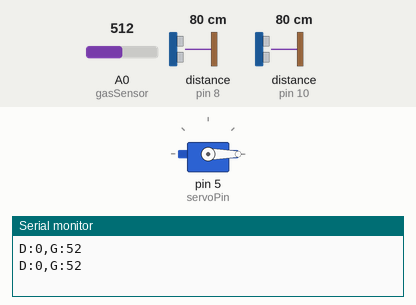
The sketch below on a simulated Arduino Uno, built with avr-gcc and run on an emulated ATmega328P. On the bench: servo, the last lines printed to the serial monitor. Wiring (inferred from the names in the program): 2 × ultrasonic range finder: trigger pin 7, echo pin 8 / trigger pin 9, echo pin 10. The inputs (shaded band) are chosen by the test bench; at power-on: distance to the obstacle (sensors on pin 8, pin 10) 80 cm, A0 (gasSensor) = 512. The echo pulse lasts 58.3 µs per cm.

Above: at 1.2 s.
1.3 s: distance to the obstacle (sensor on pin 8) set to 13 cm
3.2 s: distance to the obstacle (sensor on pin 8) set to 10 cm
At 5.1 s:
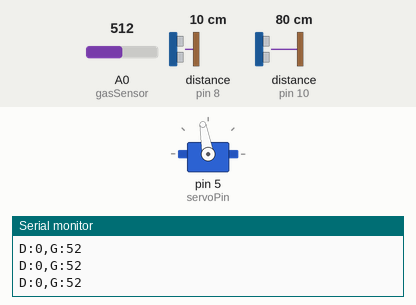
Timing chart, 0 to 11.5 s (numbered marks = the images above; inputs shaded):
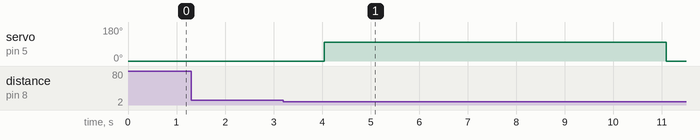

The sketch:

Arduino_code.ino
```cpp
#include <Servo.h>

// -------- First Ultrasonic (Dustbin Level) --------
#define trigPin 9
#define echoPin 10

// -------- Second Ultrasonic (Lid Open Sensor) --------
#define trigPin2 7
#define echoPin2 8

#define servoPin 5
#define gasSensor A0

bool lidOpen = false;
bool waitingForRemove = false;
unsigned long openTime = 0;

Servo myServo;

long duration;
int distance;

long duration2;
int distance2;

int gasValue;

int dustbinHeight = 28;

void setup() {

  Serial.begin(9600);

  pinMode(trigPin, OUTPUT);
  pinMode(echoPin, INPUT);

  pinMode(trigPin2, OUTPUT);
  pinMode(echoPin2, INPUT);

  myServo.attach(servoPin);

  myServo.write(0);

}

void loop() {

  // -------- Dustbin Level Ultrasonic --------

  digitalWrite(trigPin, LOW);
  delayMicroseconds(2);

  digitalWrite(trigPin, HIGH);
  delayMicroseconds(10);

  digitalWrite(trigPin, LOW);

  duration = pulseIn(echoPin, HIGH, 30000);

  distance = duration * 0.034 / 2;

  if(distance <= 0 || distance > dustbinHeight){
    distance = dustbinHeight;
  }

  int dustbinPercent = map(distance, dustbinHeight, 0, 0, 100);

  dustbinPercent = constrain(dustbinPercent, 0, 100);


  // -------- Gas Sensor --------

  gasValue = analogRead(gasSensor);
  gasValue = analogRead(gasSensor);

  int gasPercent = map(gasValue, 200, 800, 0, 100);

  gasPercent = constrain(gasPercent, 0, 100);


  // -------- Lid Open Ultrasonic (7,8) --------

  digitalWrite(trigPin2, LOW);
  delayMicroseconds(2);

  digitalWrite(trigPin2, HIGH);
  delayMicroseconds(10);

  digitalWrite(trigPin2, LOW);

  duration2 = pulseIn(echoPin2, HIGH);

  distance2 = duration2 * 0.034 / 2;


// -------- Servo Control --------

// Open only once
if(distance2 <= 10 && lidOpen == false && waitingForRemove == false)
{
    myServo.write(100);        // open
    lidOpen = true;
    openTime = millis();
}

// Close after 7 seconds
if(lidOpen == true && millis() - openTime >= 7000)
{
    myServo.write(0);         // close
    lidOpen = false;
    waitingForRemove = true;  // wait until hand removed
}

// Reset when hand removed
if(distance2 > 10 && waitingForRemove == true)
{
    waitingForRemove = false;
}

  // -------- Send Data --------

  Serial.print("D:");
  Serial.print(dustbinPercent);

  Serial.print(",G:");
  Serial.println(gasPercent);


  delay(1000);


}
```

Measured:
- the behaviour switches between 12 and 11 cm on distance to the obstacle (sensor on pin 8) (found by bisection; images 0 and 1)
- after the input at 3.2 s, servo on pin 5 (servoPin): 0° → 100° after 0.84 s, → 0° 7.0 s later
